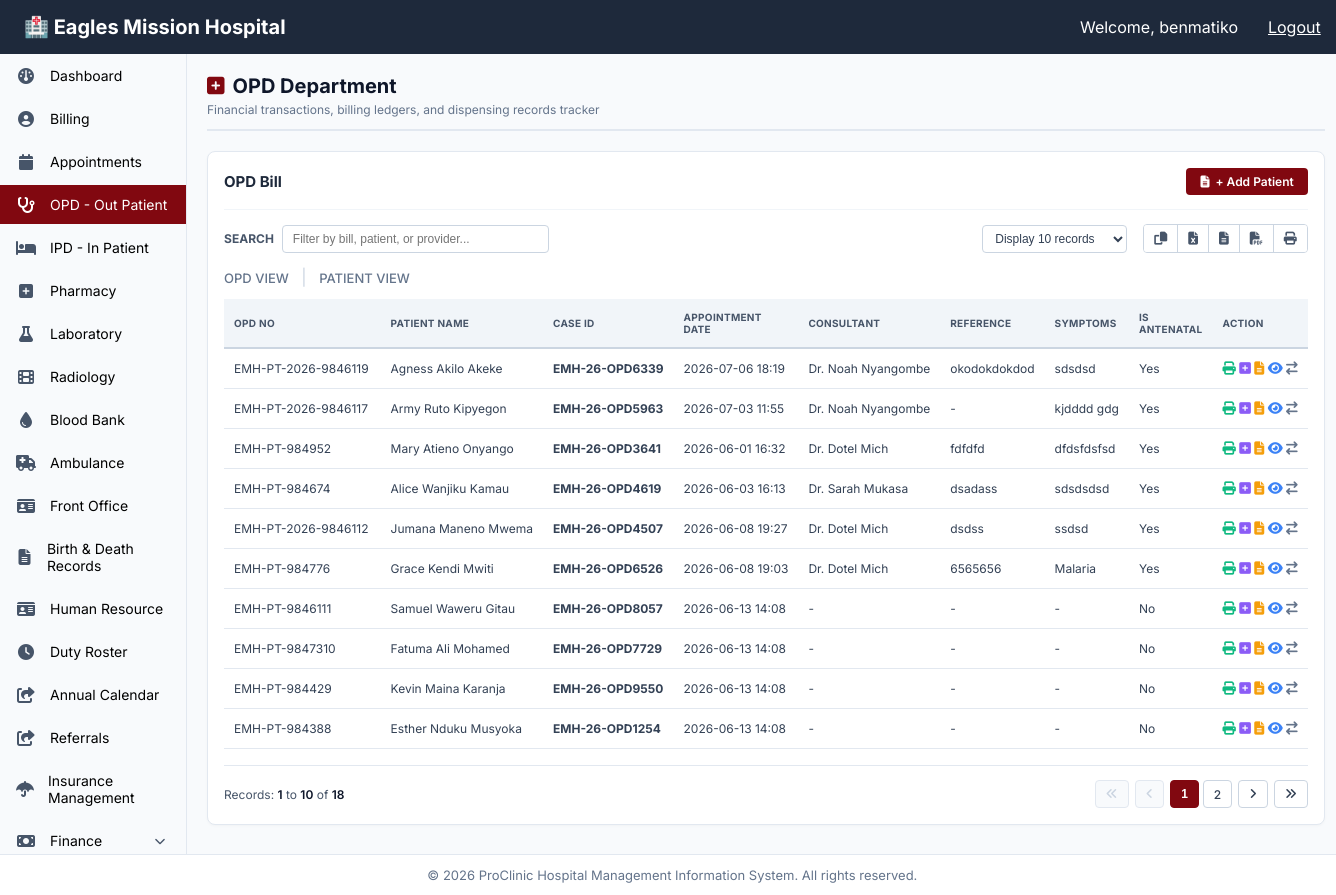
The app's page /opd/ (signed in) with its own data.
### opd/models.py (models this page shows, shortened)
class PatientVisit(models.Model):
    STATUS_CHOICES = [
        ('Triage', 'In Triage'),
        ('Consultation', 'With Doctor'),
        ('Laboratory', 'Sent to Lab'),
        ('Radiology', 'Sent to X-Ray'),
        ('Pharmacy', 'Sent to Pharmacy'),
        ('Discharged', 'Discharged'),
    ]
    PAYMENT_MODE_CHOICES = [
        ('Cash', 'Cash'),
        ('M-Pesa', 'M-Pesa'),
        ('Bank/Card', 'Bank Transfer / Card'),
        ('Insurance Claim', 'Insurance Claim'),
    ]
    patient = models.ForeignKey(
        'patients.Patient',
        on_delete=models.PROTECT,
        related_name='visits'
    )
    case_id = models.CharField(max_length=50, unique=True, db_index=True, blank=True)
    temperature = models.DecimalField(max_digits=4, decimal_places=1, help_text="°C", blank=True, null=True)
    bp_systolic = models.PositiveIntegerField(help_text="mmHg", blank=True, null=True)
    bp_diastolic = models.PositiveIntegerField(help_text="mmHg", blank=True, null=True)
    pulse_rate = models.PositiveIntegerField(help_text="bpm", blank=True, null=True)
    weight = models.DecimalField(max_digits=5, decimal_places=2, help_text="kg", blank=True, null=True)
    symptoms_type = models.CharField(max_length=255, blank=True, null=True)
    symptoms_title = models.CharField(max_length=255, blank=True, null=True)
    symptoms_description = models.TextField(blank=True, null=True)
    notes = models.TextField(blank=True, null=True, help_text="Prescription / Dispensing Notes")
    known_allergies = models.TextField(blank=True, null=True)
    appointment_date = models.DateTimeField(default=timezone.now)
    casualty = models.CharField(max_length=3, choices=[('Yes', 'Yes'), ('No', 'No')], default='No')
    old_patient = models.CharField(max_length=3, choices=[('Yes', 'Yes'), ('No', 'No')], default='No')
    reference = models.CharField(max_length=255, blank=True, null=True)
    casualty_doctor = models.CharField(max_length=255, blank=True, null=True)
    apply_insurance = models.BooleanField(default=False)
    charge_category = models.CharField(max_length=255, blank=True, null=True)
    charge_selection = models.CharField(max_length=255, blank=True, null=True)
    standard_charge = models.DecimalField(max_digits=10, decimal_places=2, default=0.00)
    applied_charge = models.DecimalField(max_digits=10, decimal_places=2, default=0.00)
    discount = models.DecimalField(max_digits=10, decimal_places=2, default=0.00)
    tax_total = models.DecimalField(max_digits=10, decimal_places=2, default=0.00)
    subtotal_base = models.DecimalField(max_digits=10, decimal_places=2, default=0.00)
    payment_mode = models.CharField(max_length=50, choices=PAYMENT_MODE_CHOICES, default='Cash')
    paid_amount = models.DecimalField(max_digits=10, decimal_places=2, default=0.00)
    live_consultation = models.CharField(max_length=3, choices=[('Yes', 'Yes'), ('No', 'No')], default='No')
    created_by = models.ForeignKey(
        'auth.User',
        on_delete=models.SET_NULL,
        null=True,
        blank=True,
        related_name='created_visits'
    )
    current_stage = models.CharField(max_length=20, choices=STATUS_CHOICES, default='Triage')
    created_at = models.DateTimeField(default=timezone.now)
    updated_at = models.DateTimeField(auto_now=True)

### patients/models.py (models this page shows, shortened)
class Patient(models.Model):
    GENDER_CHOICES = [
        ('', 'Select Gender'),
        ('Male', 'Male'),
        ('Female', 'Female'),
        ('Other', 'Other'),
    ]
    BLOOD_GROUP_CHOICES = [
        ('', 'Select Blood Group'),
        ('A+', 'A+'),
        ('A-', 'A-'),
        ('B+', 'B+'),
        ('B-', 'B-'),
        ('O+', 'O+'),
        ('O-', 'O-'),
        ('AB+', 'AB+'),
        ('AB-', 'AB-'),
    ]
    MARITAL_STATUS_CHOICES = [
        ('', 'Select Marital Status'),
        ('Single', 'Single'),
        ('Married', 'Married'),
        ('Divorced', 'Divorced'),
        ('Widowed', 'Widowed'),
    ]
    patient_number = models.CharField(max_length=50, unique=True, db_index=True)
    first_name = models.CharField(max_length=50)
    last_name = models.CharField(max_length=50)
    date_of_birth = models.DateField()
    gender = models.CharField(
        max_length=10,
        choices=GENDER_CHOICES,
        blank=True,
        null=True,
        verbose_name="Gender"
    )
    blood_group = models.CharField(
        max_length=3,
        choices=BLOOD_GROUP_CHOICES,
        blank=True,
        null=True,
        verbose_name="Blood Group"
    )
    marital_status = models.CharField(
        max_length=20,
        choices=MARITAL_STATUS_CHOICES,
        blank=True,
        null=True,
        verbose_name="Marital Status"
    )
    phone_number = models.CharField(max_length=15, db_index=True)
    email = models.EmailField(blank=True, null=True)
    national_id_or_passport = models.CharField(max_length=30, blank=True, null=True)
    address = models.TextField(blank=True, null=True)
    allergies = models.TextField(blank=True, null=True, help_text="Any known allergies (medication, food, environmental)")
    remarks = models.TextField(blank=True, null=True, help_text="General observations or notes about the patient")
    insurance_provider = models.ForeignKey(
        InsuranceProvider,
        on_delete=models.SET_NULL,
        null=True,
        blank=True,
        related_name='patients'
    )
    insurance_id = models.CharField(max_length=50, blank=True, null=True,
                                   help_text="Insurance policy/membership number")
    insurance_validity = models.DateField(blank=True, null=True,
                                         help_text="Insurance policy expiry date")
    next_of_kin_name = models.CharField(max_length=100, blank=True, null=True)
    next_of_kin_phone = models.CharField(max_length=15, blank=True, null=True)
    next_of_kin_relationship = models.CharField(max_length=50, blank=True, null=True)
    patient_photo = models.ImageField(upload_to='patient_photos/', blank=True, null=True)
    created_at = models.DateTimeField(default=timezone.now)
    updated_at = models.DateTimeField(auto_now=True)
    @property
    def full_name(self):
        return f"{self.first_name} {self.last_name}"

### opd/views.py (the view, shortened to what this page needs)
# urls.py: path('', views.opd_home, name='opd_home'),
@login_required
def opd_home(request):
    visits = PatientVisit.objects.all().select_related('patient', 'created_by').order_by('-created_at')
    search_query = request.GET.get('search', '')
    paginator = Paginator(visits, 10)
    page = request.GET.get('page', 1)
    try:
        visits_page = paginator.page(page)
    except PageNotAnInteger:
        visits_page = paginator.page(1)
    except EmptyPage:
        visits_page = paginator.page(paginator.num_pages)
    context = {
        'visits': visits_page,
        'total_count': paginator.count,
        'search_query': search_query,
    }
    return render(request, 'opd/opd.html', context)

### opd/templates/opd/opd.html (shortened to what this page needs)
{% extends "base.html" %}
{% block content %}
<div class="pharmacy-container-layout">
  <div class="pharmacy-panel-header">
    <div class="panel-title-group">
      <h1><i class="fa fa-plus-square"></i> OPD Department</h1>
      <p class="panel-subtitle">Financial transactions, billing ledgers, and dispensing records tracker</p>
    </div>
  </div>
  <div class="pharmacy-billing-section">
    <div class="ledger-action-row">
      <h2>OPD Bill</h2>
      <div class="ledger-btn-group">
        <a href="{% url 'opd:add_patient' %}" class="btn-hms-primary">
          <i class="fa fa-file-text-o"></i> + Add Patient
        </a>
      </div>
    </div>
    <div class="ledger-utility-row">
      <div class="search-wrapper-block">
        <label for="ledgerSearch">Search</label>
        <input type="text" id="ledgerSearch" class="search-input-field" placeholder="Filter by bill, patient, or provider...">
      </div>
      <div class="export-pagination-group">
        <select id="entriesPerPage" class="entries-dropdown-select" aria-label="Records display pagination configuration">
          <option value="10">Display 10 records</option>
        </select>
        <div class="export-icon-buttons-container">
          <button type="button" class="btn-export-icon" title="Copy Table Data"><i class="fa fa-copy"></i></button>
          <button type="button" class="btn-export-icon" title="Export to Excel"><i class="fa fa-file-excel-o"></i></button>
          <button type="button" class="btn-export-icon" title="Export to CSV"><i class="fa fa-file-text-o"></i></button>
          <button type="button" class="btn-export-icon" title="Export to PDF"><i class="fa fa-file-pdf-o"></i></button>
          <button type="button" class="btn-export-icon" title="Print Table"><i class="fa fa-print"></i></button>
        </div>
      </div>
    </div>
    <div class="view-links">
        <a href="#">OPD VIEW</a>
        <span class="separator">|</span>
        <a href="#">PATIENT VIEW</a>
    </div>
    <div class="table-fixed-container">
      <table class="hms-table hms-billing-log-table">
        <thead>
          <tr>
            <th>OPD No</th>
            <th>Patient Name</th>
            <th>Case ID</th>
            <th>Appointment Date</th>
            <th>Consultant</th>
            <th>Reference</th>
            <th>Symptoms</th>
            <th>Is Antenatal</th>
            <th>Action</th>
          </tr>
        </thead>
        <tbody>
          {% for visit in visits %}
          <tr>
            <td>{{ visit.patient.patient_number }}</td>
            <td>{{ visit.patient.full_name }}</td>
            <td><strong>{{ visit.case_id }}</strong></td>
            <td>{{ visit.appointment_date|date:"Y-m-d H:i" }}</td>
            <td>{{ visit.casualty_doctor|default:"-" }}</td>
            <td>{{ visit.reference|default:"-" }}</td>
            <td>{{ visit.symptoms_title|default:"-"|truncatechars:30 }}</td>
            <td>
              {% if visit.casualty == "Yes" %}
                Yes
              {% else %}
                No
              {% endif %}
            </td>
            <td>
              <button type="button"
                      onclick="downloadPDF({{ visit.id }})"
                      style="background:none;border:none;color:#10b981;cursor:pointer;"
                      title="Print Bill">
                  <i class="fa fa-print"></i>
              </button>
              <button type="button"
                      onclick="addPrescription({{ visit.id }})"
                      style="background:none;border:none;color:#8b5cf6;cursor:pointer;"
                      title="Add Prescription">
                  <i class="fa fa-plus-square"></i>
              </button>
              <button type="button"
                      onclick="openManualPrescription({{ visit.id }})"
                      style="background:none;border:none;color:#f59e0b;cursor:pointer;"
                      title="Manual Prescription">
                  <i class="fa fa-file-text-o"></i>
              </button>
              <button type="button"
                      onclick="openViewDetails({{ visit.id }})"
                      style="background:none;border:none;color:#3b82f6;cursor:pointer;"
                      title="Show Details">
                  <i class="fa fa-eye"></i>
              </button>
              <button type="button"
                      onclick="moveToIPD({{ visit.id }})"
                      style="background:none;border:none;color:#64748b;cursor:pointer;"
                      title="Move to IPD">
                  <i class="fa fa-exchange"></i>
              </button>
            </td>
          </tr>
          {% endfor %}
        </tbody>
      </table>
    </div>
    <div class="ledger-pagination-row">
      <div class="pagination-counter-info">
        Records: <strong>{{ visits.start_index }}</strong> to <strong>{{ visits.end_index }}</strong> of <strong>{{ total_count }}</strong>
      </div>
      <div class="pagination-nav-controls">
        {% if visits.has_previous %}
          <a href="?page=1&per_page={{ request.GET.per_page|default:10 }}" class="btn-page-nav"><i class="fa fa-angle-double-left"></i></a>
          <a href="?page={{ visits.previous_page_number }}&per_page={{ request.GET.per_page|default:10 }}" class="btn-page-nav"><i class="fa fa-angle-left"></i></a>
        {% else %}
          <button type="button" class="btn-page-nav" disabled><i class="fa fa-angle-double-left"></i></button>
          <button type="button" class="btn-page-nav" disabled><i class="fa fa-angle-left"></i></button>
        {% endif %}
        <div class="page-numeric-links">
          {% for num in visits.paginator.page_range %}
            {% if num == visits.number %}
              <button type="button" class="btn-page-num active-page">{{ num }}</button>
            {% elif num > visits.number|add:'-3' and num < visits.number|add:'3' %}
              <a href="?page={{ num }}&per_page={{ request.GET.per_page|default:10 }}" class="btn-page-num">{{ num }}</a>
            {% endif %}
          {% endfor %}
        </div>
        {% if visits.has_next %}
          <a href="?page={{ visits.next_page_number }}&per_page={{ request.GET.per_page|default:10 }}" class="btn-page-nav"><i class="fa fa-angle-right"></i></a>
          <a href="?page={{ visits.paginator.num_pages }}&per_page={{ request.GET.per_page|default:10 }}" class="btn-page-nav"><i class="fa fa-angle-double-right"></i></a>
        {% else %}
          <button type="button" class="btn-page-nav" disabled><i class="fa fa-angle-right"></i></button>
          <button type="button" class="btn-page-nav" disabled><i class="fa fa-angle-double-right"></i></button>
        {% endif %}
      </div>
    </div>
  </div>
</div>
{% endblock %}

### templates/base.html (shortened to what this page needs)
{% load static %}
<!DOCTYPE html>
<html lang="en">
<head>
    <link rel="stylesheet" href="https://cdnjs.cloudflare.com/ajax/libs/font-awesome/4.7.0/css/font-awesome.min.css">
    <link rel="stylesheet" href="https://cdnjs.cloudflare.com/ajax/libs/font-awesome/6.4.0/css/all.min.css">
    <link rel="stylesheet" href="{% static 'css/styles.css' %}">
</head>
<body>
    <div class="grid {% if hide_sidebar %}full-canvas-view{% endif %}">
        <div class="header">
            <div class="logo">
                <a href="{% url 'dashboard:home' %}" style="color: white; text-decoration: none; font-size: 20px; font-weight: bold;">🏥 Eagles Mission Hospital</a>
            </div>
            {% if request.user.is_authenticated %}
                <div class="user-info" style="display: flex; align-items: center;">
                    <span>Welcome, {{ request.user.first_name|default:request.user.username }}</span>
                    <form action="{% url 'accounts:logout' %}" method="post" style="display: inline; margin-left: 15px;">
                        <a href="{% url 'accounts:logout_confirm' %}" style="color: white; margin-left: 15px;">Logout</a>
                    </form>
                </div>
            {% endif %}
        </div>
        {% if not hide_sidebar %}
            {% include "sidebar.html" %}
        {% endif %}
        <main class="content">
            {% block content %}
            {% endblock %}
        </main>
        <div class="footer">
            &copy; {% now "Y" %} ProClinic Hospital Management Information System. All rights reserved.
        </div>
    </div>
</body>
</html>

### opd/templates/opd/opd.html (style rules this page uses)
.view-links { margin-bottom: 12px; }
.view-links a { color: #64748b; text-decoration: none; font-size: 13px; font-weight: 500; transition: color 0.2s ease; }
.view-links .separator { color: #cbd5e1; margin: 0 8px; }

### records on screen
PatientVisit: patient.patient_number "EMH-PT-2026-9846119", patient.full_name "Agness Akilo Akeke", case_id "EMH-26-OPD6339", appointment_date "2026-07-06 18:19", casualty_doctor "Dr. Noah Nyangombe", reference "okodokdokdod", symptoms_title "sdsdsd", casualty "Yes"
PatientVisit: patient.patient_number "EMH-PT-2026-9846117", patient.full_name "Army Ruto Kipyegon", case_id "EMH-26-OPD5963", appointment_date "2026-07-03 11:55", casualty_doctor "Dr. Noah Nyangombe", reference "-", symptoms_title "kjdddd gdg", casualty "Yes"
PatientVisit: patient.patient_number "EMH-PT-984952", patient.full_name "Mary Atieno Onyango", case_id "EMH-26-OPD3641", appointment_date "2026-06-01 16:32", casualty_doctor "Dr. Dotel Mich", reference "fdfdfd", symptoms_title "dfdsfdsfsd", casualty "Yes"
PatientVisit: patient.patient_number "EMH-PT-984674", patient.full_name "Alice Wanjiku Kamau", case_id "EMH-26-OPD4619", appointment_date "2026-06-03 16:13", casualty_doctor "Dr. Sarah Mukasa", reference "dsadass", symptoms_title "sdsdsdsd", casualty "Yes"
PatientVisit: patient.patient_number "EMH-PT-2026-9846112", patient.full_name "Jumana Maneno Mwema", case_id "EMH-26-OPD4507", appointment_date "2026-06-08 19:27", casualty_doctor "Dr. Dotel Mich", reference "dsdss", symptoms_title "ssdsd", casualty "Yes"
PatientVisit: patient.patient_number "EMH-PT-984776", patient.full_name "Grace Kendi Mwiti", case_id "EMH-26-OPD6526", appointment_date "2026-06-08 19:03", casualty_doctor "Dr. Dotel Mich", reference "6565656", symptoms_title "Malaria", casualty "Yes"
PatientVisit: patient.patient_number "EMH-PT-9846111", patient.full_name "Samuel Waweru Gitau", case_id "EMH-26-OPD8057", appointment_date "2026-06-13 14:08", casualty_doctor "-", reference "-", symptoms_title "-", casualty "No"
PatientVisit: patient.patient_number "EMH-PT-9847310", patient.full_name "Fatuma Ali Mohamed", case_id "EMH-26-OPD7729", appointment_date "2026-06-13 14:08", casualty_doctor "-", reference "-", symptoms_title "-", casualty "No"
PatientVisit: patient.patient_number "EMH-PT-984429", patient.full_name "Kevin Maina Karanja", case_id "EMH-26-OPD9550", appointment_date "2026-06-13 14:08", casualty_doctor "-", reference "-", symptoms_title "-", casualty "No"
PatientVisit: patient.patient_number "EMH-PT-984388", patient.full_name "Esther Nduku Musyoka", case_id "EMH-26-OPD1254", appointment_date "2026-06-13 14:08", casualty_doctor "-", reference "-", symptoms_title "-", casualty "No"

### other values on screen
{{ request.user.first_name|default:request.user.username }} "benmatiko"
{{ visits.start_index }} "1"
{{ visits.end_index }} "10"
{{ total_count }} "18"
{{ num }} "1"
{{ num }} "2"
